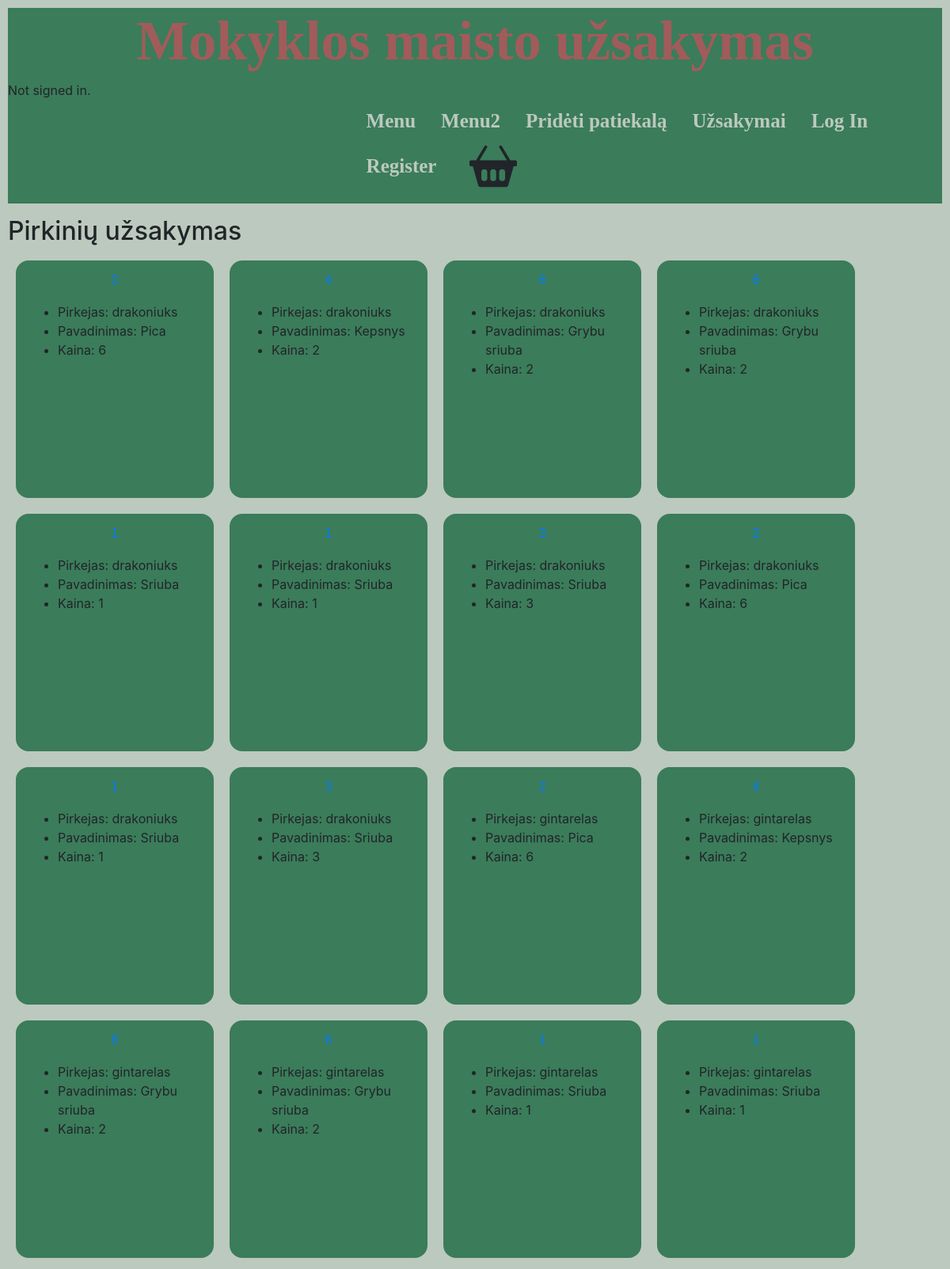
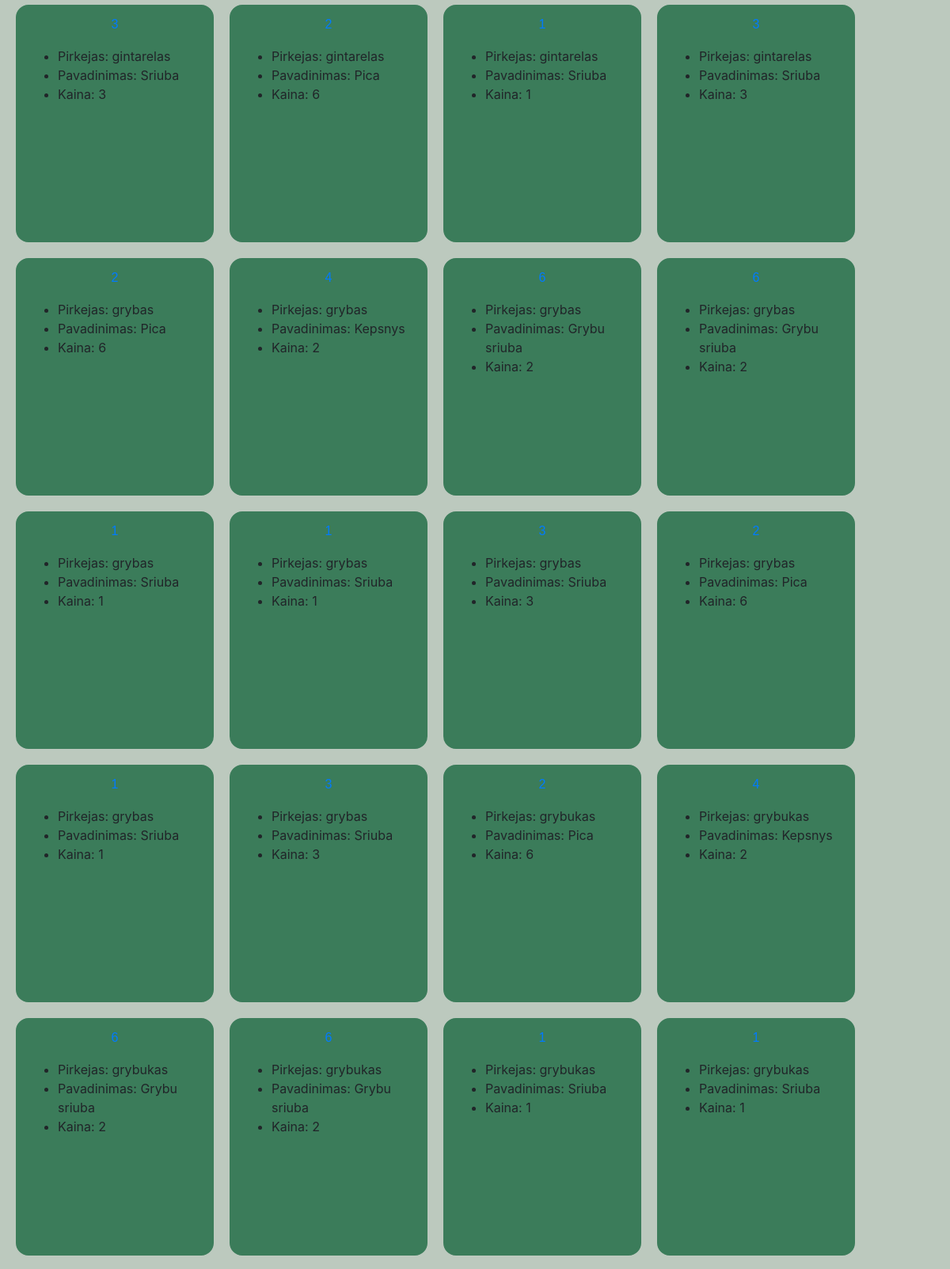
The app's page /uzsakymai (upper part) with its own data (2 pictures, top to bottom).
### auctions/models.py (models this page shows, shortened)
class MenuListings(models.Model):
    pavadinimas = models.CharField(max_length=64,)
    kaina = models.IntegerField()
    nuotrauka = models.ImageField(upload_to='images')

class Watchlist(models.Model):
    user = models.CharField(max_length=64)
    product_id = models.IntegerField()

### auctions/views.py (the view)
# urls.py: path("uzsakymai", views.uzsakymai, name="uzsakymai"),
def uzsakymai(request):
    items = Watchlist.objects.all().order_by('user')
    products = []
    users =[]
    for item in items:
        products.append(MenuListings.objects.get(id=item.product_id))
        product_user = item.user
        if product_user not in users:
            users.append(product_user)
    empty = False
    if len(products) == 0:
        empty = True
    return render(request, "auctions/uzsakymai.html", {
        "empty": empty,
        "products": products,
        "users": users
    })

### auctions/templates/auctions/uzsakymai.html
{% extends "auctions/layout.html" %}
{% block body %}
    <h2>Pirkinių užsakymas</h2>
    {% for user in users %}
        {% for product in products %}
            <div class="card" style="margin: 10px; padding:10px; float: left; width: 250px">
                <p align="center"><a href="{% url 'uzsakymai' %}">{{ product.id }} </a></p>
            <ul>
                <li>Pirkejas: {{user}} </li>
                <li>Pavadinimas: {{product.pavadinimas}} </li>
                <li>Kaina: {{product.kaina}} </li>
                <br>
            </div>
        {% empty %}
            <li>No products</li>
        </ul>
        {% endfor %}
    {% endfor %}
{% endblock %}

### auctions/templates/auctions/layout.html (shortened to what this page needs)
{% load static %}
<!DOCTYPE html>
<html lang="en">
    <head>
        <link rel="stylesheet" href="https://stackpath.bootstrapcdn.com/bootstrap/4.4.1/css/bootstrap.min.css">
        <link href="{% static 'auctions/styles.css' %}" rel="stylesheet">
        <link rel="stylesheet" href="https://cdnjs.cloudflare.com/ajax/libs/font-awesome/4.7.0/css/font-awesome.min.css">
    </head>
    <body >
        <div style="background-color: #3b7c5a">
        <h1 align="center" style="font-family: 'Hahmlet', serif; color: #A25B5B">Mokyklos maisto užsakymas</h1></style>
        <div >
            {% if user.is_authenticated %}
                Signed in as <strong>{{ user.username }}</strong>.
            {% else %}
                Not signed in.
            {% endif %}
        </div>
        <ul class="nav" >
            <li class="nav-item">
                <a class="nav-link" href="{% url 'index' %}">Menu</a>
            </li>
            <li class="nav-item">
                <a class="nav-link" href="{% url 'menu2' %}">Menu2</a>
            </li>
            <li class="nav-item">
                <a class="nav-link" href="{% url 'create_listing' %}">Pridėti patiekalą</a>
            </li>
            <li class="nav-item">
                <a class="nav-link" href="{% url 'uzsakymai' %}">Užsakymai</a>
            </li>
            {% if user.is_authenticated %}
                <li class="nav-item">
                    <a class="nav-link" href="{% url 'logout' %}">Log Out</a>
                </li>
            {% else %}
                <li class="nav-item">
                    <a class="nav-link" href="{% url 'login' %}">Log In</a>
                </li>
                <li class="nav-item">
                    <a class="nav-link" href="{% url 'register' %}">Register</a>
                </li>
            {% endif %}
            <div style="position: relative; right: 0px;"><input type=button class="btn" style="right:0px" ><svg xmlns="http://www.w3.org/2000/svg" width="60" height="60" fill="currentColor" class="bi bi-basket2-fill" viewBox="0 0 16 16">
                </div>
        </ul>
        <hr>
    </div>
        {% block body %}
        {% endblock %}
    </body>
</html>

### auctions/static/auctions/styles.css (style rules this page uses)
body { padding: 10px; background-color: #bcc9be; }
h1 { font-family: 'Archivo', sans-serif; font-size: 70px; font-weight: bold; }
p { font-family: 'Archivo', sans-serif; }
.card { background-color: #3b7c5a; border-radius: 1rem ; border-width: 3px; display:flex; width: 400px; height: 300px; margin: 30px; margin-left: 50px; padding:10px; float: left; border-color:#3b7c5a; }
.nav { align-items: center; padding-left: 37%; }
.nav-link { color: #bcc9be; font-size: 25px; font-weight: bold; font-family: 'Libre Baskerville', serif; }

### records on screen
MenuListings: pavadinimas "Pica", kaina "6"
Watchlist: user "drakoniuks"
MenuListings: pavadinimas "Kepsnys", kaina "2"
MenuListings: pavadinimas "Grybu sriuba", kaina "2"
MenuListings: pavadinimas "Sriuba", kaina "1"
MenuListings: pavadinimas "Sriuba", kaina "3"
Watchlist: user "gintarelas"
Watchlist: user "grybas"
Watchlist: user "grybukas"
